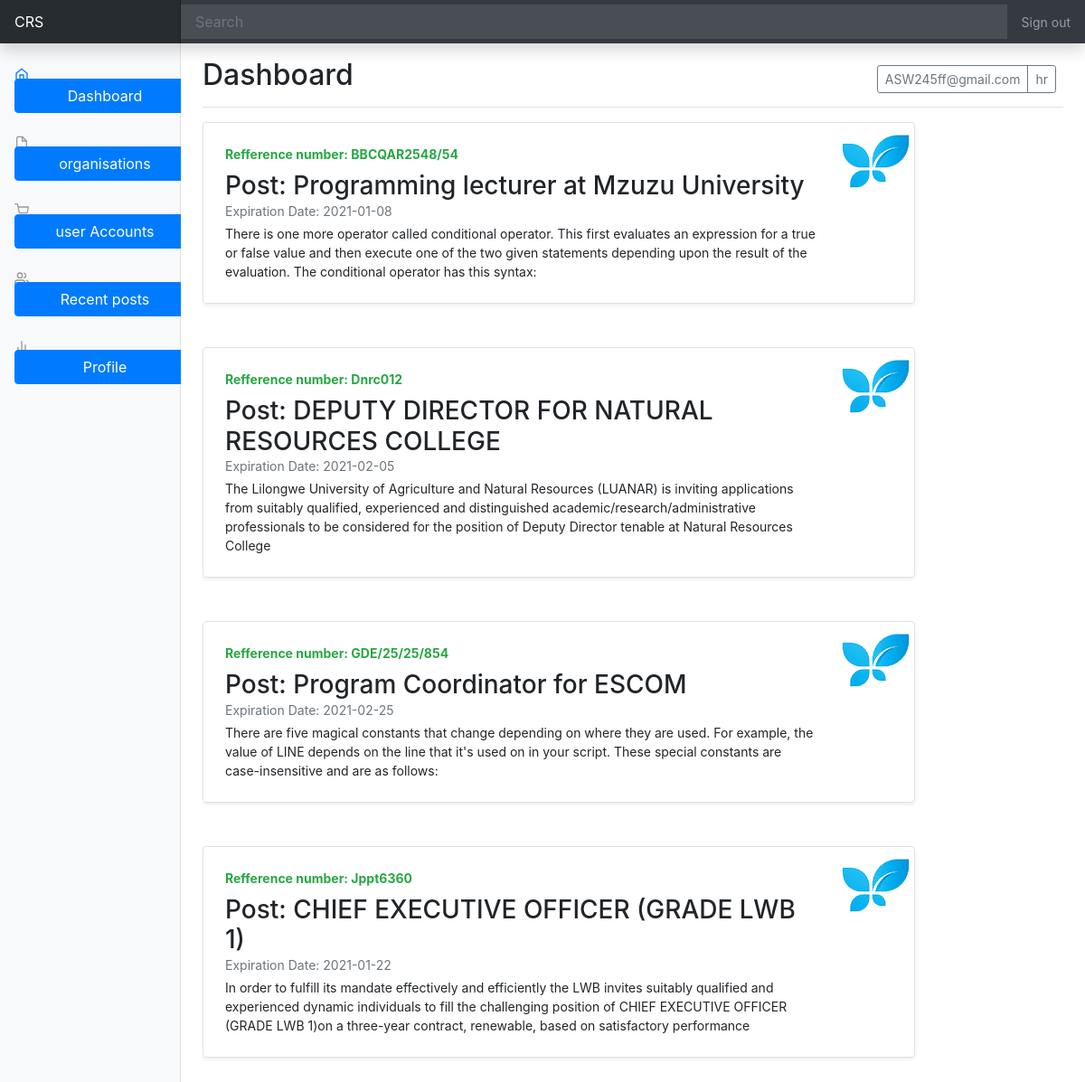
The app's page /ad/wrld.php (signed in) with its own data.
### tables this page shows
CREATE TABLE IF NOT EXISTS `vacancy` (
  `Refference` varchar(20) NOT NULL,
  `Companyname` varchar(30) NOT NULL,
  `category` varchar(255) NOT NULL,
  `Title` varchar(50) NOT NULL,
  `Description` varchar(1000) NOT NULL,
  `Location` varchar(20) NOT NULL,
  `experience` int(255) NOT NULL,
  `Pay` varchar(20) NOT NULL,
  `Positions` int(100) NOT NULL,
  `Expiration` date NOT NULL,
  `Addition` varchar(1000) NOT NULL,
  `hr` varchar(255) NOT NULL,
  `Status` int(255) NOT NULL,
  PRIMARY KEY (`Refference`)
);

### includes/job_appl2.php (the view)
<?php
include("config.php");
$getData=mysqli_query($link,"SELECT*FROM vacancy");
$i=1;
while ( $i<=3) {
while ($fetch=mysqli_fetch_array($getData)) {
 echo "<div class='row mb-4 mb-4'>";
    echo "<div class='col-md-10'>";
      echo "<div class='row no-gutters border rounded overflow-hidden flex-md-row mb-4 shadow-sm h-md-250 position-relative'>";
        echo "<div class='col p-4 d-flex flex-column position-static'>";
          echo "<strong class='d-inline-block mb-2 text-success'>";
              echo "Refference number".": ".$fetch['Refference'];
          echo "</strong>";
          echo "<h3 class='mb-0'>";
           echo "Post".": ".$fetch['Title'];
          echo "</h3>";
          echo "<div class='mb-1 text-muted'>";
          echo "Expiration Date".": ".$fetch['Expiration'];
          echo " </div>";
          echo "<p class='card-text mb-auto'>";
          echo $fetch['Description'];
          echo "</p>";
         echo "</div>";
        echo "<div class='col-auto d-none d-lg-block'>";
         echo "<img src='../icons/job-post-icone-1.png'>";
        echo "</div>";
      echo "</div>";
    echo "</div>";
  echo "</div>";
}
 $i++;
}
?>

### ad/dashboard.css (style rules this page uses)
body { font-size: .875rem; }

### records on screen
vacancy: Refference "BBCQAR2548/54", Title "Programming lecturer at Mzuzu University", Expiration "2021-01-08", Description "There is one more operator called conditional operator. This first evaluates an expression for a true or false value and then execute one of the two given statements depending upon the result of the evaluation. The conditional operator has this syntax:"
vacancy: Refference "Dnrc012", Title "DEPUTY DIRECTOR FOR NATURAL RESOURCES COLLEGE", Expiration "2021-02-05", Description "The Lilongwe University of Agriculture and Natural Resources (LUANAR) is inviting applications from suitably qualified, experienced and distinguished academic/research/administrative professionals to be considered for the position of Deputy Director tenable at Natural Resources College"
vacancy: Refference "GDE/25/25/854", Title "Program Coordinator for ESCOM", Expiration "2021-02-25", Description "There are five magical constants that change depending on where they are used. For example, the value of LINE depends on the line that it's used on in your script. These special constants are case-insensitive and are as follows:"
vacancy: Refference "Jppt6360", Title "CHIEF EXECUTIVE OFFICER (GRADE LWB 1)", Expiration "2021-01-22", Description "In order to fulfill its mandate effectively and efficiently the LWB invites suitably qualified and experienced dynamic individuals to fill the challenging position of CHIEF EXECUTIVE OFFICER (GRADE LWB 1)on a three-year contract, renewable, based on satisfactory performance"

### other values on screen
$_SESSION["user"] "ASW245ff@gmail.com"
$_SESSION["role"] "hr"
